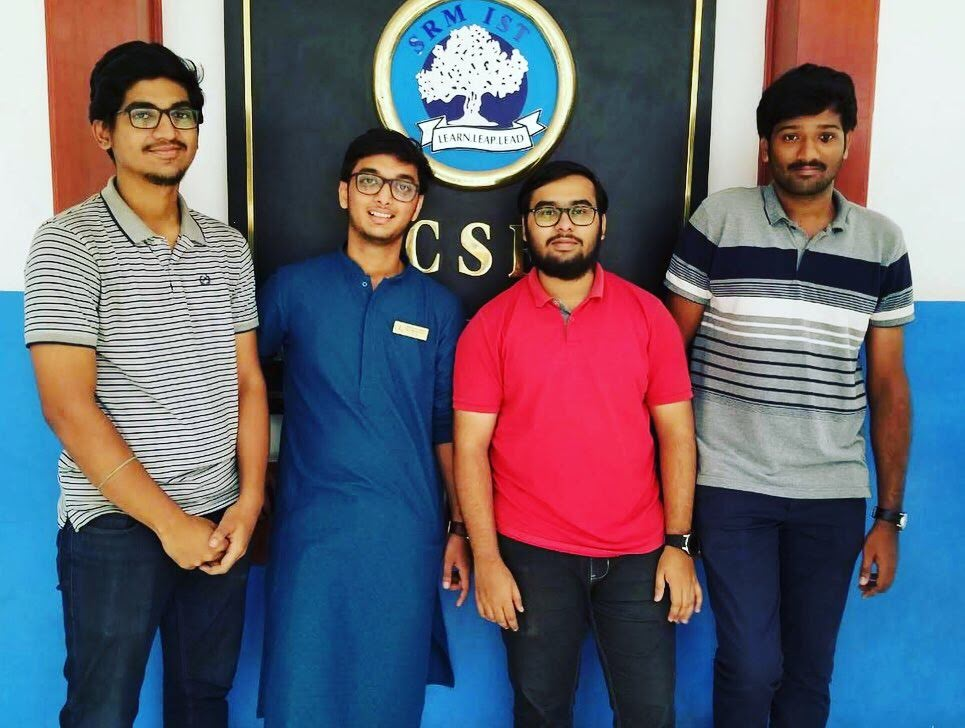
#> input picture Image/friends.jpg, 965 x 728 px
$ python image.py friends.jpg
#> lines starting #> are read from the running program, lines starting #| are printed output that depends on the picture; after the words box and inside, x2 and y2 are one past the last pixel; in counts of white or black regions, pixels touching at a corner belong together
import cv2
import sys

image = sys.argv[1]

face_cascade = cv2.CascadeClassifier('haarcascade_frontalface_default.xml')

img = cv2.imread(image)
#> img is the input picture: shape (728, 965, 3); mean B, G, R 112.6, 100.1, 102.6

gray = cv2.cvtColor(img, cv2.COLOR_BGR2GRAY)
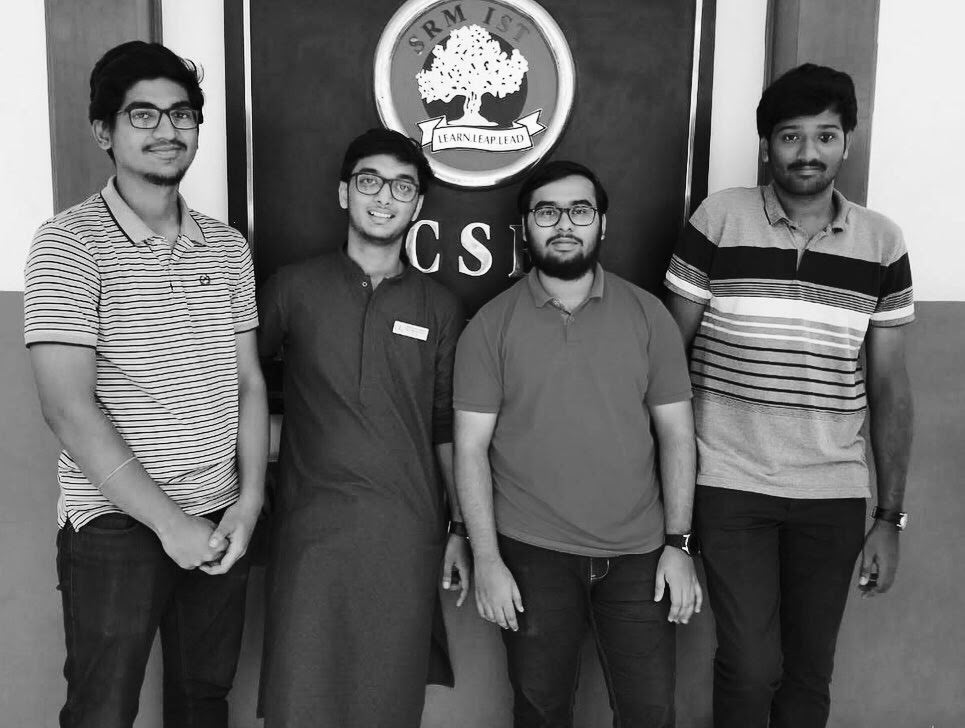
#> gray: shape (728, 965); min 0, max 255, mean 102.3

faces = face_cascade.detectMultiScale(gray, 1.1, 4)
#> faces = [[175, 196, 65, 65], [338, 150, 89, 89], [520, 176, 87, 87], [107, 70, 109, 109], [759, 98, 101, 101], [396, 50, 157, 157]]

for (x, y, w, h) in faces:
    cv2.rectangle(img, (x, y), (x+w, y+h), (255, 0, 0), 2)
#> this loop made 6 passes
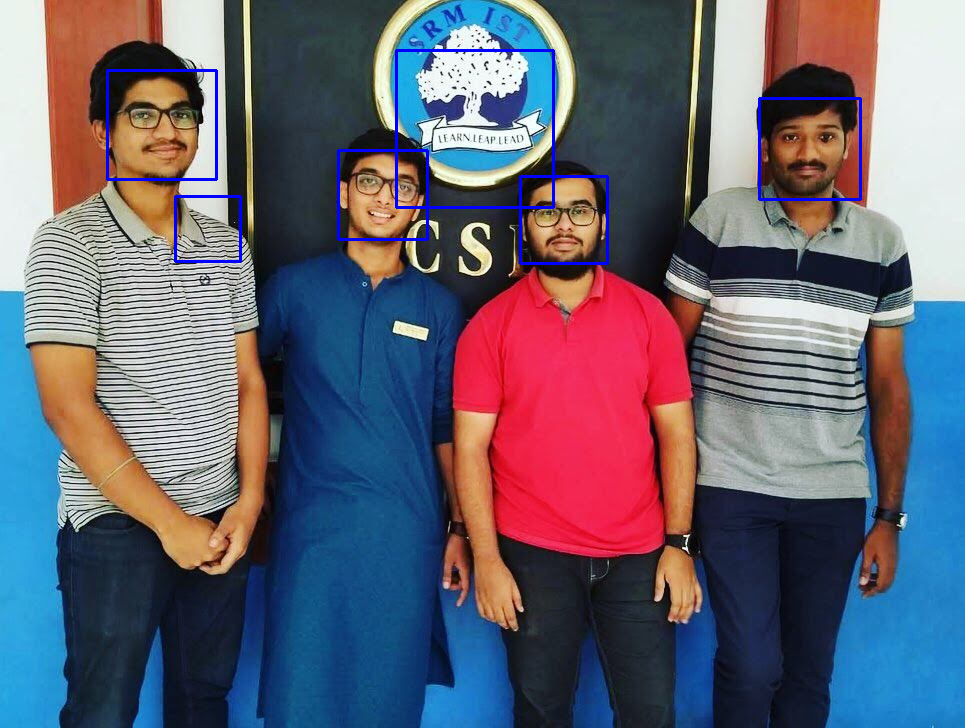
#> img: shape (728, 965, 3); 1.03% of pixels changed, all inside (x1, y1, x2, y2) = (106, 49, 862, 265)

cv2.imshow('img', img)
cv2.waitKey()
